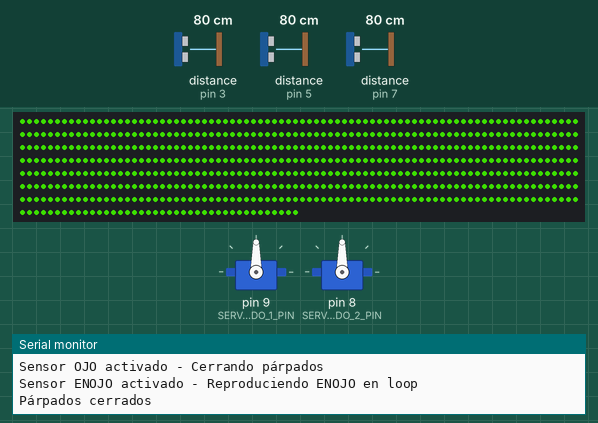
Bench run of a sketch on a simulated Arduino Uno, built with avr-gcc and run on an emulated ATmega328P. Shown: 600 RGB LEDs in strip order, left to right, continuing on the next row, 2 × servo, the last lines printed to the serial monitor. Wiring (inferred from the names in the program): 3 × ultrasonic range finder: trigger pin 2, echo pin 3 / trigger pin 4, echo pin 5 / trigger pin 6, echo pin 7. The test bench sets the inputs (shaded band); at power-on: distance to the obstacle (sensors on pin 3, pin 5, pin 7) 80 cm. The echo pulse lasts 58.3 µs per cm; dim RGB values are drawn brighter than linear; colours are those a GRB WS2812 strip shows for the declared byte order; random numbers use the default seed unless the sketch sets one; the audio player accepts every command and is not drawn.

Above: at 1.78 s.
1.8 s: distance to the obstacle (sensor on pin 3) set to 103 cm
At 2.78 s:
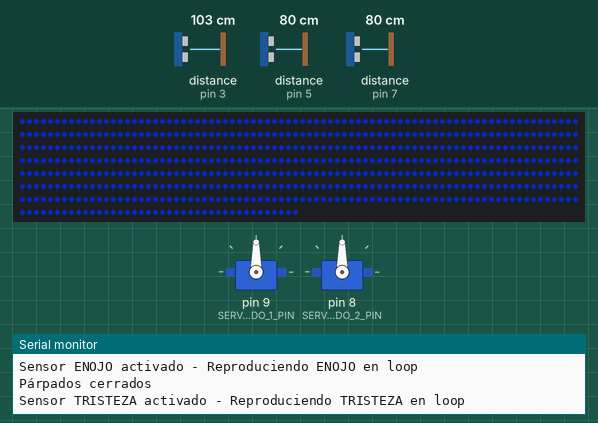
3.4 s: distance to the obstacle (sensor on pin 5) set to 120 cm
At 3.47 s:
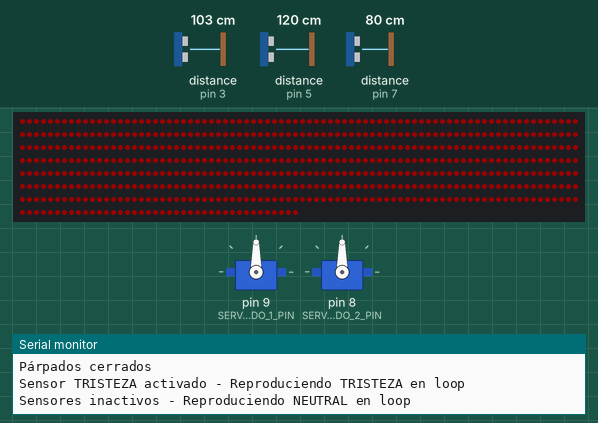
5.1 s: distance to the obstacle (sensor on pin 5) set to 18 cm
At 5.56 s:
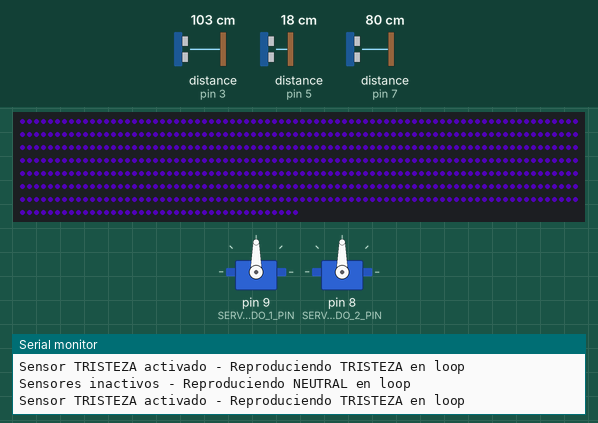
8.1 s: distance to the obstacle (sensor on pin 7) set to 103 cm
At 8.27 s:
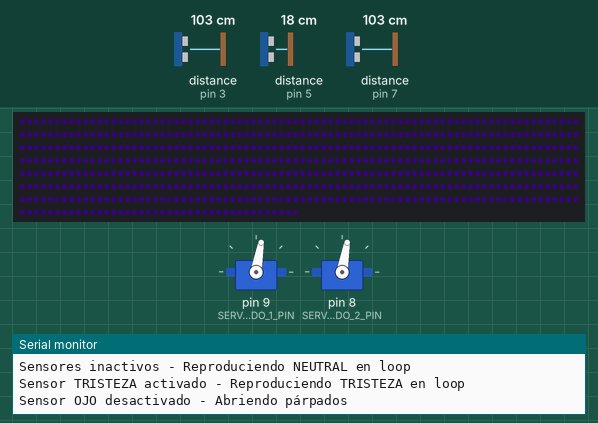
11.1 s: distance to the obstacle (sensor on pin 7) set to 2 cm
At 11.88 s:
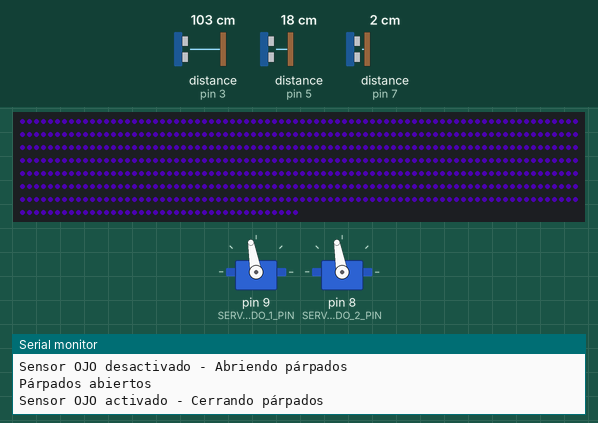
Timing chart, 0 to 14.1 s (numbered marks = the images above; inputs shaded):
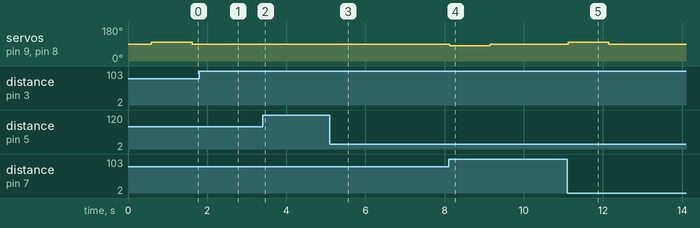

The sketch:

fungi-exhibition.ino
```cpp
#include <FastLED.h>
#include "DFRobotDFPlayerMini.h"
#include <SoftwareSerial.h>
#include <Servo.h>

// ====== CONFIGURACIÓN GENERAL ======
#define LED_PIN     12
#define NUM_LEDS    600
#define LED_TYPE    WS2812B
#define COLOR_ORDER RGB
#define BRIGHTNESS  255

// ====== SENSORES ULTRASÓNICOS ======
#define TRIG_ENOJO 2
#define ECHO_ENOJO 3
#define TRIG_TRISTEZA 4
#define ECHO_TRISTEZA 5
#define TRIG_SERVO 6
#define ECHO_SERVO 7

// ====== SERVOMOTORES PARA PÁRPADOS ======
#define SERVO_PARPADO_1_PIN 9
#define SERVO_PARPADO_2_PIN 8
Servo servoParpado1;
Servo servoParpado2;

// Variables configurables de los servos (rotación continua)
int servoVelocidadCerrar = 100;   // Velocidad para cerrar párpados (90-180, mayor = más rápido)
int servoVelocidadAbrir = 80;     // Velocidad para abrir párpados (0-90, menor = más rápido)
int servoDetenido = 90;            // Valor para detener servos de rotación continua
unsigned long tiempoCierre = 1000;  // Tiempo en ms que los servos jalan el hilo para cerrar (ajusta según necesites)

// Estado de los párpados
bool parpadeando = false;
bool parpadosCerrados = false;
unsigned long tiempoInicioCierre = 0;

CRGB ledsDummy[1];

// ====== DFPLAYER MINI ======
SoftwareSerial mySoftwareSerial(10, 11); // RX, TX
DFRobotDFPlayerMini myDFPlayer;

// ====== COLORES ======
CRGB colorActual = CRGB(255, 255, 255);
CRGB coloresTristeza[] = {
  CRGB(0, 150, 255),
  CRGB(0, 60, 255),
  CRGB(50, 10, 255),
  CRGB(120, 1, 255),
};
int numColoresTristeza = sizeof(coloresTristeza) / sizeof(coloresTristeza[0]);

CRGB coloresNeutral[] = {
  CRGB(80, 255, 0),
  CRGB(40, 255, 0),
  CRGB(0, 255, 0),
  CRGB(0, 255, 8),
};
int numColoresNeutral = sizeof(coloresNeutral) / sizeof(coloresNeutral[0]);

CRGB coloresEnojo[] = {
  CRGB(255, 0, 0),
  CRGB(255, 30, 0),
  CRGB(255, 65, 0),
  CRGB(255, 100, 0),
};
int numColoresEnojo = sizeof(coloresEnojo) / sizeof(coloresEnojo[0]);

// ====== CONTROL DE CICLOS ======
unsigned long breathStartTime = 0;
unsigned long breathDuration = 3000;
bool inhaling = true;

// ====== ESTADOS ======
enum Estado { TRISTEZA, NEUTRAL, ENOJO };
Estado estadoActual = NEUTRAL;

// ====== CONFIGURACIÓN DE DURACIÓN POR EMOCIÓN ======
// Duración en milisegundos de un ciclo completo (inhalar + exhalar)
unsigned long duracionNeutral = 495;  // 2 segundos por ciclo
unsigned long duracionTristeza = 760; // 3 segundos por ciclo
unsigned long duracionEnojo = 290;    // 1 segundo por ciclo (respiración rápida)

// ====== CONFIGURACIÓN DE BRILLO POR EMOCIÓN ======
// Brillo mínimo y máximo para cada emoción (0-255)
struct BrilloEmocion {
  uint8_t minimo;
  uint8_t maximo;
};

BrilloEmocion brilloNeutral = {40, 150};    // Respiración media-alta
BrilloEmocion brilloTristeza = {0, 100};    // Puede apagarse completamente, brillo bajo
BrilloEmocion brilloEnojo = {80, 200};     // Respiración intensa y brillante

// Variables actuales de brillo
uint8_t brilloMinActual = 80;
uint8_t brilloMaxActual = 180;

// ====== SETUP ======
void setup() {
  Serial.begin(115200);

  // LEDs
  FastLED.addLeds<LED_TYPE, LED_PIN, COLOR_ORDER>(ledsDummy, NUM_LEDS);
  FastLED.setCorrection(TypicalLEDStrip);
  FastLED.setDither(true);
  FastLED.setBrightness(BRIGHTNESS);
  FastLED.setTemperature(TypicalLEDStrip);
  FastLED.showColor(CRGB::Black);

  // Aleatorio
  randomSeed(analogRead(A0));
  inicializarRespiracion();

  // Sensores
  pinMode(TRIG_ENOJO, OUTPUT);
  pinMode(ECHO_ENOJO, INPUT);
  pinMode(TRIG_TRISTEZA, OUTPUT);
  pinMode(ECHO_TRISTEZA, INPUT);
  pinMode(TRIG_SERVO, OUTPUT);
  pinMode(ECHO_SERVO, INPUT);

  // Servomotores de párpados
  servoParpado1.attach(SERVO_PARPADO_1_PIN);
  servoParpado2.attach(SERVO_PARPADO_2_PIN);
  servoParpado1.write(servoDetenido); // Iniciar detenidos
  servoParpado2.write(servoDetenido);

  // DFPlayer
  mySoftwareSerial.begin(9600);
  if (!myDFPlayer.begin(mySoftwareSerial)) {
    Serial.println("DFPlayer no encontrado");
    while(true);
  }
  myDFPlayer.volume(20); // Volumen 0-30
  myDFPlayer.loop(1);    // Arranca con neutral en loop
  Serial.println("Reproduciendo NEUTRAL en loop");
}

// ====== CONTROL DE REPRODUCCIÓN ======
void checkAudioLoop() {
  // Procesar el buffer del DFPlayer constantemente para que los comandos se ejecuten
  if (myDFPlayer.available()) {
    int type = myDFPlayer.readType();
    // Puedes agregar aquí manejo de errores si lo necesitas
    if (type == DFPlayerError) {
      Serial.print("DFPlayer Error: ");
      Serial.println(myDFPlayer.readType());
    }
  }
}

// ====== SENSORES DE DISTANCIA ======
int getDistanceCM(int trigPin, int echoPin) {
  digitalWrite(trigPin, LOW);
  delayMicroseconds(2);

  digitalWrite(trigPin, HIGH);
  delayMicroseconds(10);
  digitalWrite(trigPin, LOW);

  long duracion = pulseIn(echoPin, HIGH, 20000);
  if (duracion == 0) return -1;

  int dist = duracion * 0.034 / 2;
  return dist;
}

unsigned long ultimoCambio = 0;
unsigned long cooldown = 1000;

void checkSensores() {
  int distEnojo = getDistanceCM(TRIG_ENOJO, ECHO_ENOJO);
  int distTristeza = getDistanceCM(TRIG_TRISTEZA, ECHO_TRISTEZA);
  int distServo = getDistanceCM(TRIG_SERVO, ECHO_SERVO);
  unsigned long ahora = millis();

  // Prioridad: ENOJO > TRISTEZA > NEUTRAL

  // Si el sensor de enojo detecta algo (≤100cm), cambiar a ENOJO
  if (distEnojo > 0 && distEnojo <= 100) {
    if (estadoActual != ENOJO && ahora - ultimoCambio > cooldown) {
      cambiarAEnojo();
      ultimoCambio = ahora;
    }
  }
  // Si el sensor de tristeza detecta algo (≤100cm) y no hay enojo, cambiar a TRISTEZA
  else if (distTristeza > 0 && distTristeza <= 100) {
    if (estadoActual != TRISTEZA && ahora - ultimoCambio > cooldown) {
      cambiarATristeza();
      ultimoCambio = ahora;
    }
  }
  // Si ningún sensor detecta nada, regresar a NEUTRAL
  else if ((distEnojo > 100 || distEnojo == -1) && (distTristeza > 100 || distTristeza == -1)) {
    if (estadoActual != NEUTRAL && ahora - ultimoCambio > cooldown) {
      regresarANeutral();
      ultimoCambio = ahora;
    }
  }

  // Control de párpados - Cerrar cuando detecta objeto
  if (distServo > 0 && distServo <= 100) {
    if (!parpadeando && !parpadosCerrados) {
      Serial.println("Sensor OJO activado - Cerrando párpados");
      cerrarParpados();
    }
  }
  // Abrir cuando ya no detecta objeto
  else if (distServo > 100 || distServo == -1) {
    if (parpadosCerrados && !parpadeando) {
      Serial.println("Sensor OJO desactivado - Abriendo párpados");
      abrirParpados();
    }
  }
}

// ====== CONTROL DE PÁRPADOS ======
void cerrarParpados() {
  parpadeando = true;
  tiempoInicioCierre = millis();
  // Girar servos para cerrar párpados
  servoParpado1.write(servoVelocidadCerrar);
  servoParpado2.write(servoVelocidadCerrar);
}

void abrirParpados() {
  parpadeando = true;
  tiempoInicioCierre = millis();
  // Girar servos en dirección contraria para abrir párpados
  servoParpado1.write(servoVelocidadAbrir);
  servoParpado2.write(servoVelocidadAbrir);
}

// ====== CAMBIAR EMOCIÓN ======
void cambiarAEnojo() {
  estadoActual = ENOJO;
  Serial.println("Sensor ENOJO activado - Reproduciendo ENOJO en loop");

  myDFPlayer.loop(2);        // 002.mp3 en loop

  actualizarRespiracion();
}

void cambiarATristeza() {
  estadoActual = TRISTEZA;
  Serial.println("Sensor TRISTEZA activado - Reproduciendo TRISTEZA en loop");

  myDFPlayer.loop(3);        // 003.mp3 en loop

  actualizarRespiracion();
}

void regresarANeutral() {
  estadoActual = NEUTRAL;
  Serial.println("Sensores inactivos - Reproduciendo NEUTRAL en loop");

  myDFPlayer.loop(1);        // 001.mp3 en loop

  actualizarRespiracion();
}

// ====== INICIALIZACIÓN Y ACTUALIZACIÓN DE RESPIRACIÓN ======
void inicializarRespiracion() {
  actualizarRespiracion();
}

void actualizarRespiracion() {
  // Establecer duración y brillo según el estado actual
  switch (estadoActual) {
    case TRISTEZA:
      breathDuration = duracionTristeza;
      brilloMinActual = brilloTristeza.minimo;
      brilloMaxActual = brilloTristeza.maximo;
      break;
    case ENOJO:
      breathDuration = duracionEnojo;
      brilloMinActual = brilloEnojo.minimo;
      brilloMaxActual = brilloEnojo.maximo;
      break;
    default: // NEUTRAL
      breathDuration = duracionNeutral;
      brilloMinActual = brilloNeutral.minimo;
      brilloMaxActual = brilloNeutral.maximo;
      break;
  }

  breathStartTime = millis();
  inhaling = true;
  colorActual = getColorByEstado(estadoActual);
}

// ====== OBTENER COLOR ======
CRGB getColorByEstado(Estado estado) {
  switch (estado) {
    case TRISTEZA:
      return coloresTristeza[random(numColoresTristeza)];
    case ENOJO:
      return coloresEnojo[random(numColoresEnojo)];
    default:
      return coloresNeutral[random(numColoresNeutral)];
  }
}

// ====== EFECTO RESPIRACIÓN ======
void efectoRespiracion(Estado estado) {
  if (estado != estadoActual) {
    estadoActual = estado;
    actualizarRespiracion();
  }

  unsigned long now = millis();
  float t = (now - breathStartTime) / (float)breathDuration;

  // Reiniciar el ciclo cuando se completa
  if (t >= 1.0) {
    inhaling = !inhaling;
    breathStartTime = now;
    t = 0;
  }

  // Curva de respiración suave
  float curve = (inhaling) ? sin(t * PI / 2) : cos(t * PI / 2);
  uint8_t brillo = map(curve * 100, 0, 100, brilloMinActual, brilloMaxActual);

  CRGB c = colorActual;
  c.nscale8_video(brillo);
  FastLED.showColor(c);
}

// ====== ACTUALIZAR ESTADO DE PÁRPADOS ======
void actualizarParpados() {
  if (parpadeando) {
    unsigned long ahora = millis();

    // Verificar si ya pasó el tiempo de movimiento
    if (ahora - tiempoInicioCierre >= tiempoCierre) {
      // Detener ambos servos
      servoParpado1.write(servoDetenido);
      servoParpado2.write(servoDetenido);

      // Actualizar estado
      parpadeando = false;
      parpadosCerrados = !parpadosCerrados; // Alternar entre cerrado/abierto

      if (parpadosCerrados) {
        Serial.println("Párpados cerrados");
      } else {
        Serial.println("Párpados abiertos");
      }
    }
  }
}

// ====== LOOP ======
void loop() {
  checkSensores();
  efectoRespiracion(estadoActual);
  checkAudioLoop();
  actualizarParpados();
}
```

Measured:
- after the input at 8.1 s, servo on pin 9 (SERVO_PARPADO_1_PIN), servo on pin 8 (SERVO_PARPADO_2_PIN): 90° → 80° at once, → 90° 1.0 s later
- after the input at 11.1 s, servo on pin 9 (SERVO_PARPADO_1_PIN), servo on pin 8 (SERVO_PARPADO_2_PIN): 90° → 100° at once, → 90° 1.0 s later
